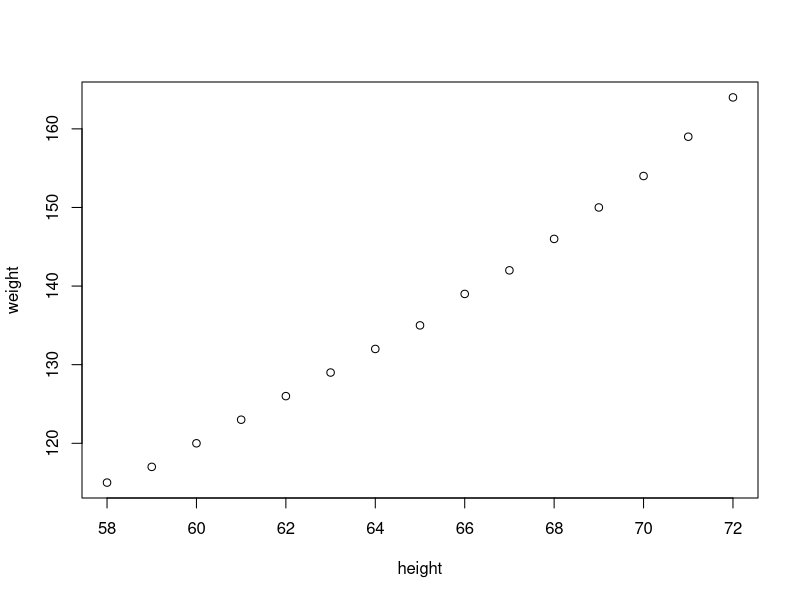
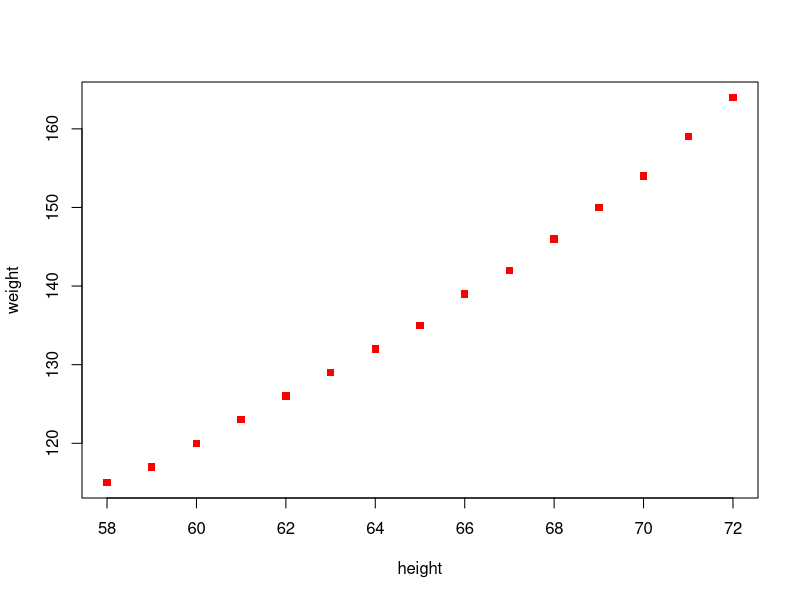
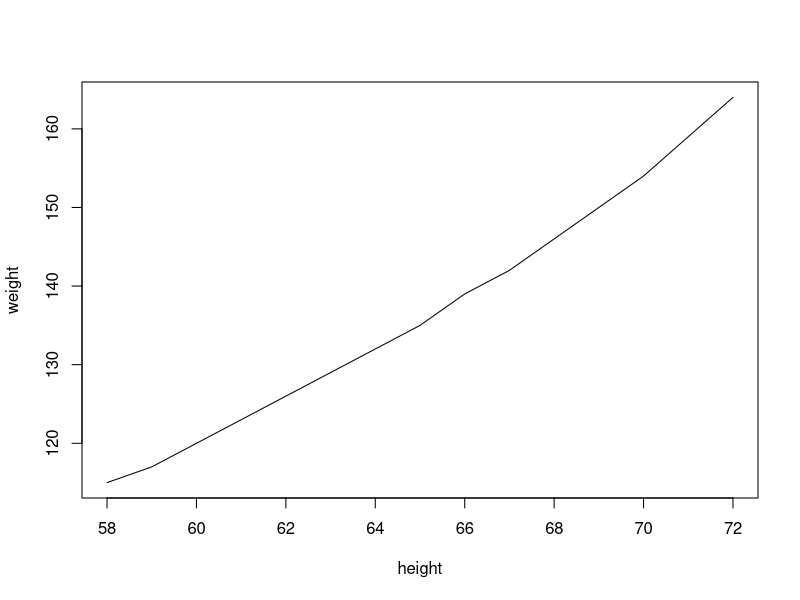
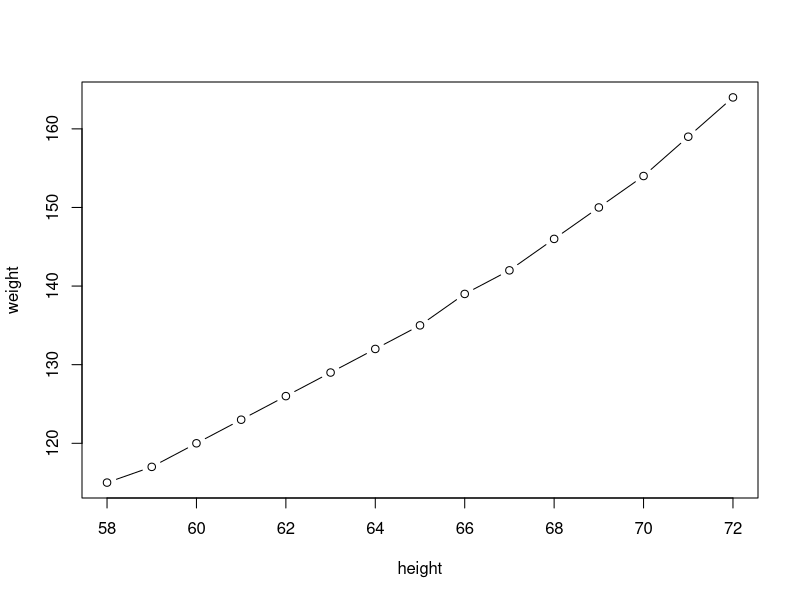
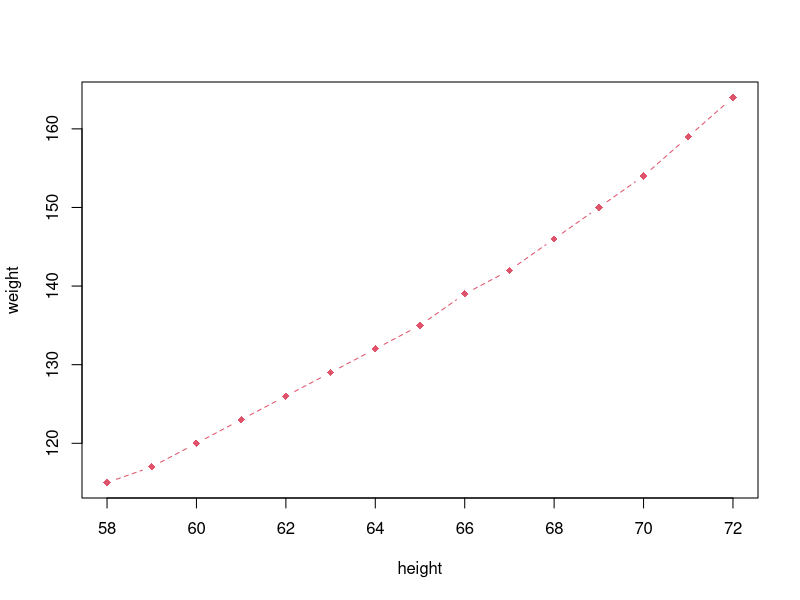
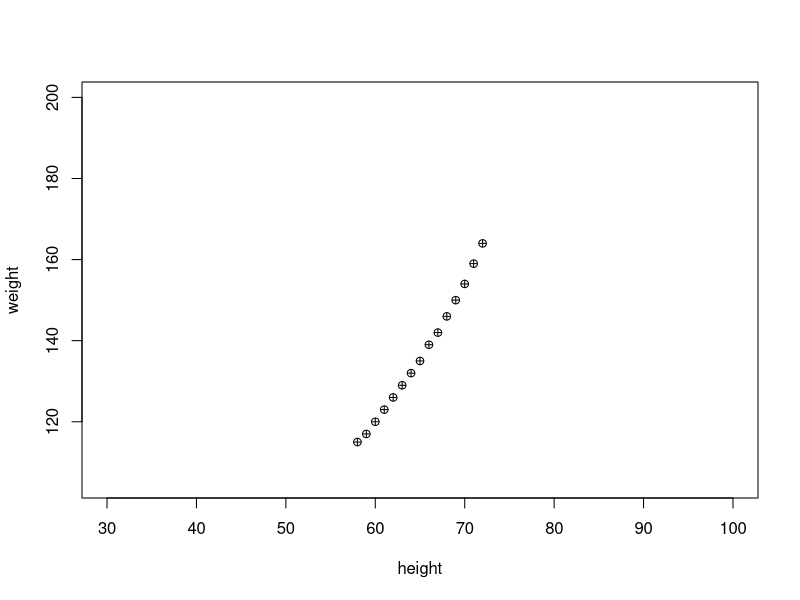
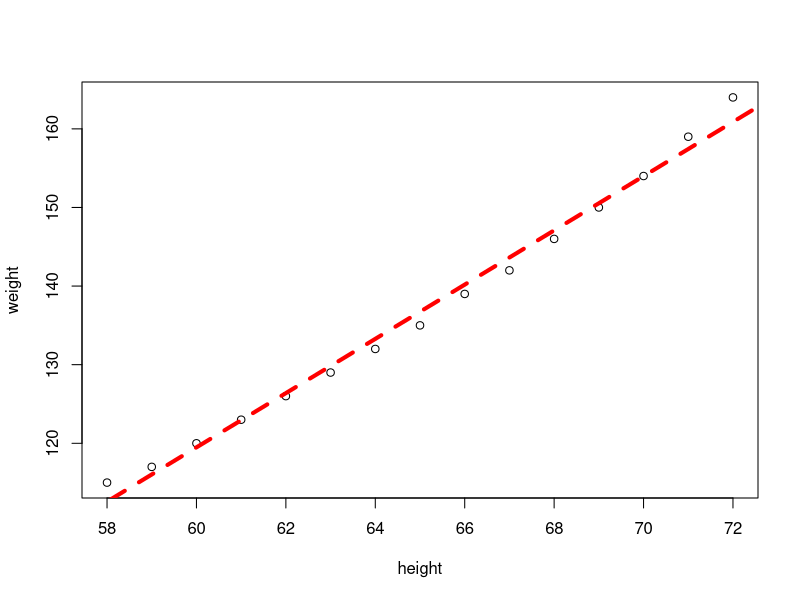
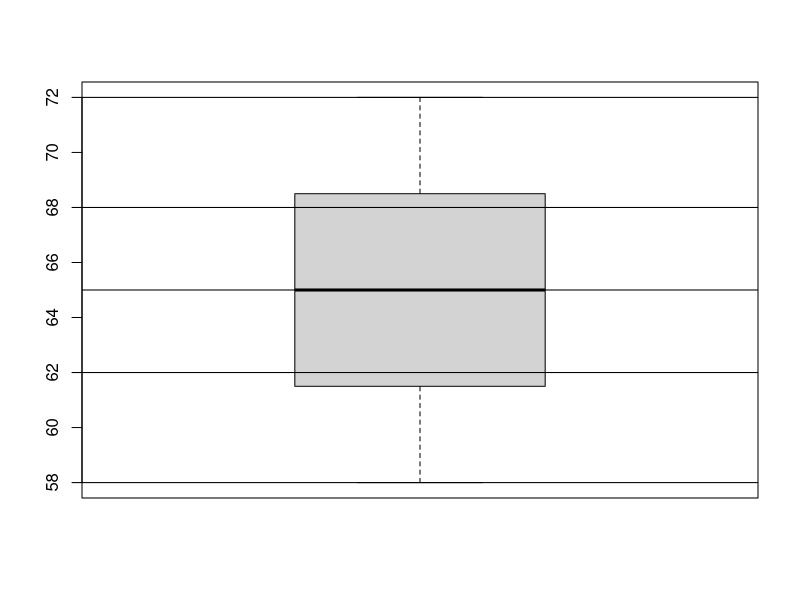

Source code (R) for these figures, in order: (Note: this script raises an error after producing the figures.)
#combined plots
#plot
women
plot(women)
plot(women,type='p',pch=15, col='red' )
plot(women, type='l')
plot(women,type='b')
plot(women ,type='b',pch=18,lty=2,col=2)
plot(women, xlim=c(30,100),ylim=c(min(women$weight)-10,200),pch=10)


plot(women)
abline(lm(women$weight~women$height),col='red',lty=2,lwd=4)

#boxplot
boxplot(women$height)
abline(h=c(58,62,65,68,72))

#draw lines on plot for number summary
summary(women)
quantile(women$height)
quantile(women$height,seq(0,1,.1))
quantile(women$height,seq(0,1,.01))

boxplot(women$height)
#histogram
hist(women$height,breaks=10)

(x=rnorm(100,50,10))
hist(x)
hist(x,freq=F,col=1:5)
lines(density(x))

#density plot :shape of data
plot(density(x),col='red')

#pie
gender
table(gender)
pie(table(gender))
pie(x)
(xlabels =  c('A','B','C','D'))
pie(x,labels=xlabels)
x
x/sum(x)
(labels2 =paste(xlabels,round(x/sum(x),2)*100,sep='-'))
pie(x,labels=labels2 )



#barplot
barplot(x,col=1:4)

#corelation
pairs(women)
cor(women$height,women$weight)
cov(women$height,women$weight)


pairs(mtcars)
cor(mtcars)
pairs(mtcars[1:4])
options(digits=4)
pairs(mtcars['mpg','wt','hp'])  